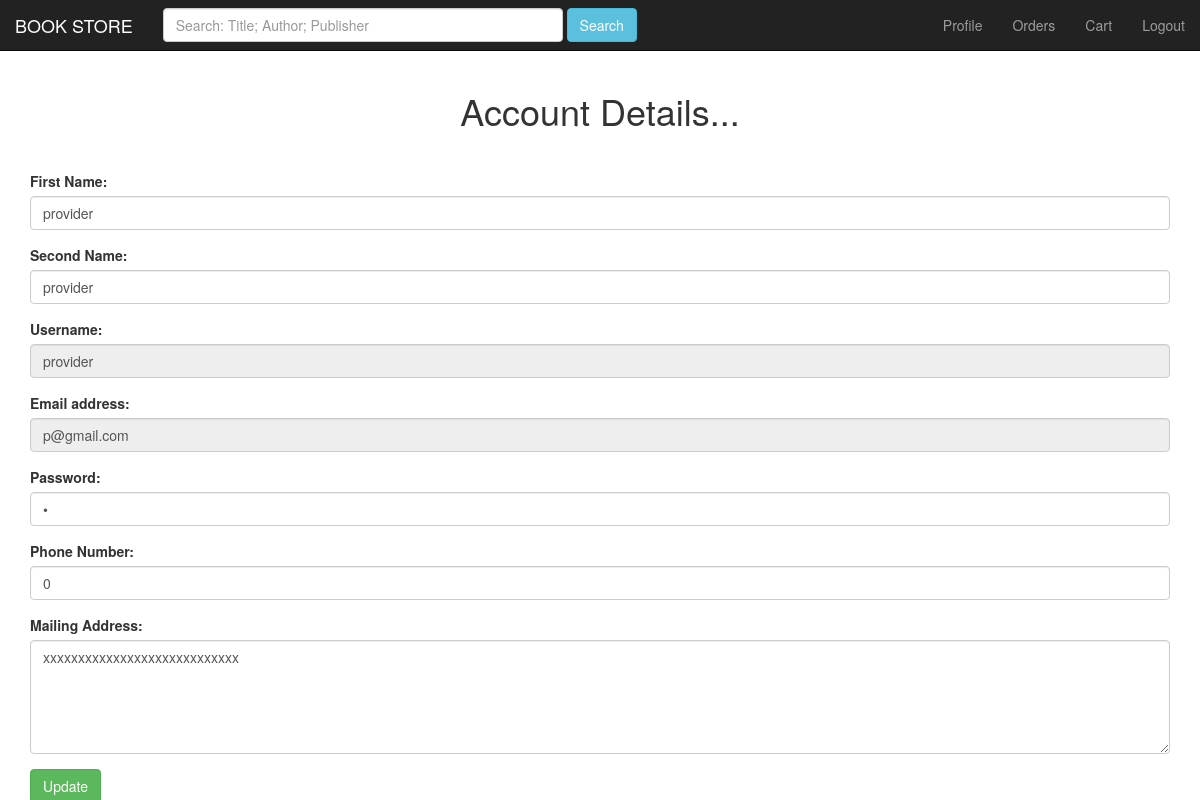
The page /account/ (signed in) on the database its author committed.
### books/models.py (models this page shows, shortened)
class Users(models.Model):
    first_name = models.CharField(max_length=20)
    second_name = models.CharField(max_length=20)
    user_name = models.CharField(max_length=20)
    user_mail = models.EmailField()
    user_password = models.CharField(max_length=20)
    user_number = models.CharField(max_length=10)
    user_address = models.TextField()
    user_role = models.CharField(max_length=10, default='costumer')
    class Meta:
        verbose_name_plural = 'Users'

### books/views.py (the view, shortened to what this page needs)
# urls.py: path('account/', views.account, name='account'),
def account(request):
    template = loader.get_template('account.html')
    context = {'mess': "", 'tfmess': 'False'}
    context['user_mail'] = user_mail = request.session['user_mail']
    context['tfmess'] = 'True'
    context['uobj'] = uobj = Users.objects.get(user_mail=user_mail)
    return HttpResponse(template.render(context, request))

### templates/account.html (shortened to what this page needs)
{% extends 'base.html' %}
{% load static %}
    {% block base_body %}
        <div class="container">
         <div style="text-align: center"><h1>Account Details...</h1></div>
        <h1 style="color: #1c7430">{{ mess }}</h1><br />
            <form action="{% url 'account' %}" method="POST">{% csrf_token %}
                <div class="form-group">
                    <label for="name">First Name: </label>
                    <input type="text" value="{{ uobj.first_name }}" name="first_name" maxlength="20" class="form-control" required/>
                </div>
                <div class="form-group">
                    <label for="name">Second Name: </label>
                    <input type="text" value="{{ uobj.second_name }}" name="second_name" maxlength="20" class="form-control" required/>
                </div>
                <div class="form-group">
                    <label for="name">Username: </label>
                    <input disabled="disabled" value="{{ uobj.user_name }}" type="text" name="user_name" id="user_name" maxlength="20" class="form-control" required/>
                </div>
                <div class="form-group">
                    <label for="email">Email address: </label>
                    <input disabled="disabled" value="{{ uobj.user_mail }}" type="email" class="form-control" name="user_mail"/>
                </div>
                <div class="form-group">
                    <label for="pwd">Password: </label>
                    <input type="password" value="{{ uobj.user_password }}" name="user_password" class="form-control" required/>
                </div>
                <div class="form-group">
                    <label for="name">Phone Number: </label>
                    <input type="text" value="{{ uobj.user_number }}" name="user_number" maxlength="10" class="form-control" required/>
                </div>
                <div class="form-group">
                    <label for="name">Mailing Address: </label><br />
                    <textarea class="form-control" name="user_address" rows="5" required>{{ uobj.user_address }}</textarea>
                </div>
                <input type="submit" class="btn btn-success" value="Update" />
            </form>
        </div>
    {% endblock %}

### rows shown on the page
Users: first_name "provider", second_name "provider", user_name "provider", user_mail "p@gmail.com", user_number "0", user_address "xxxxxxxxxxxxxxxxxxxxxxxxxxxx"
